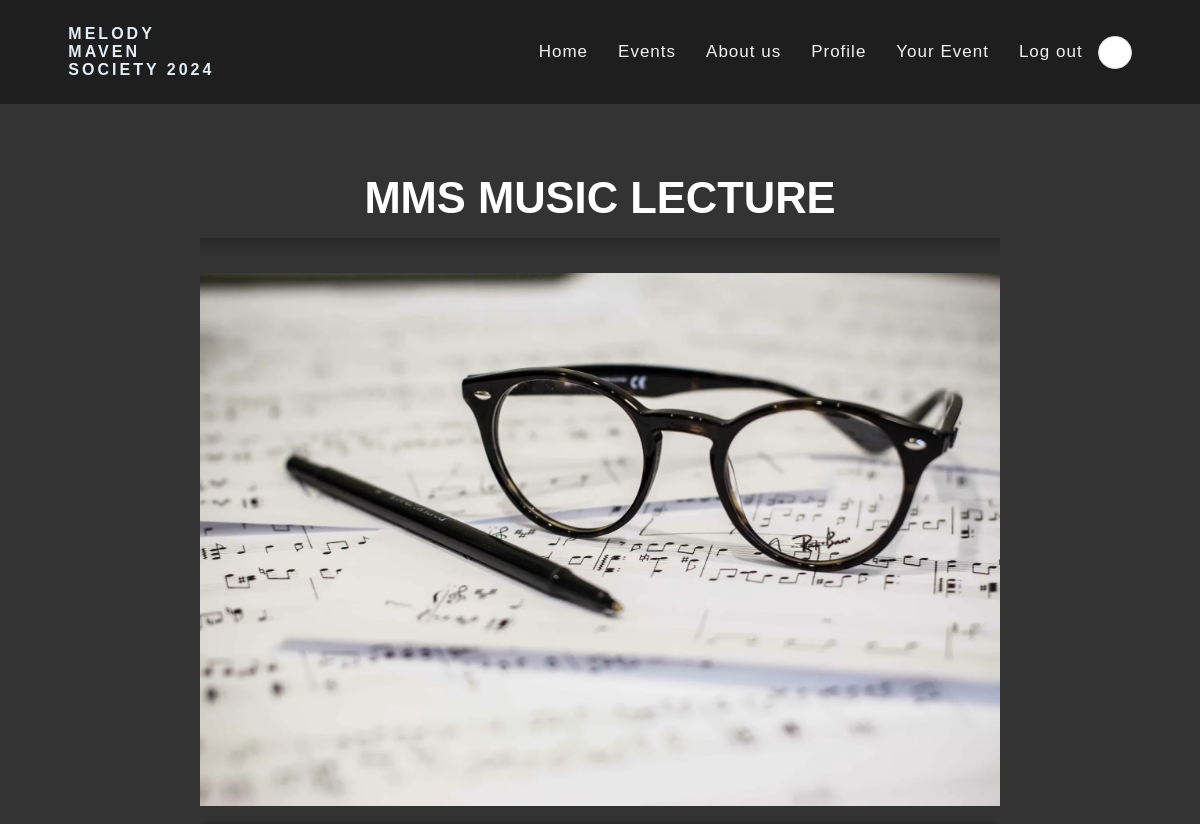
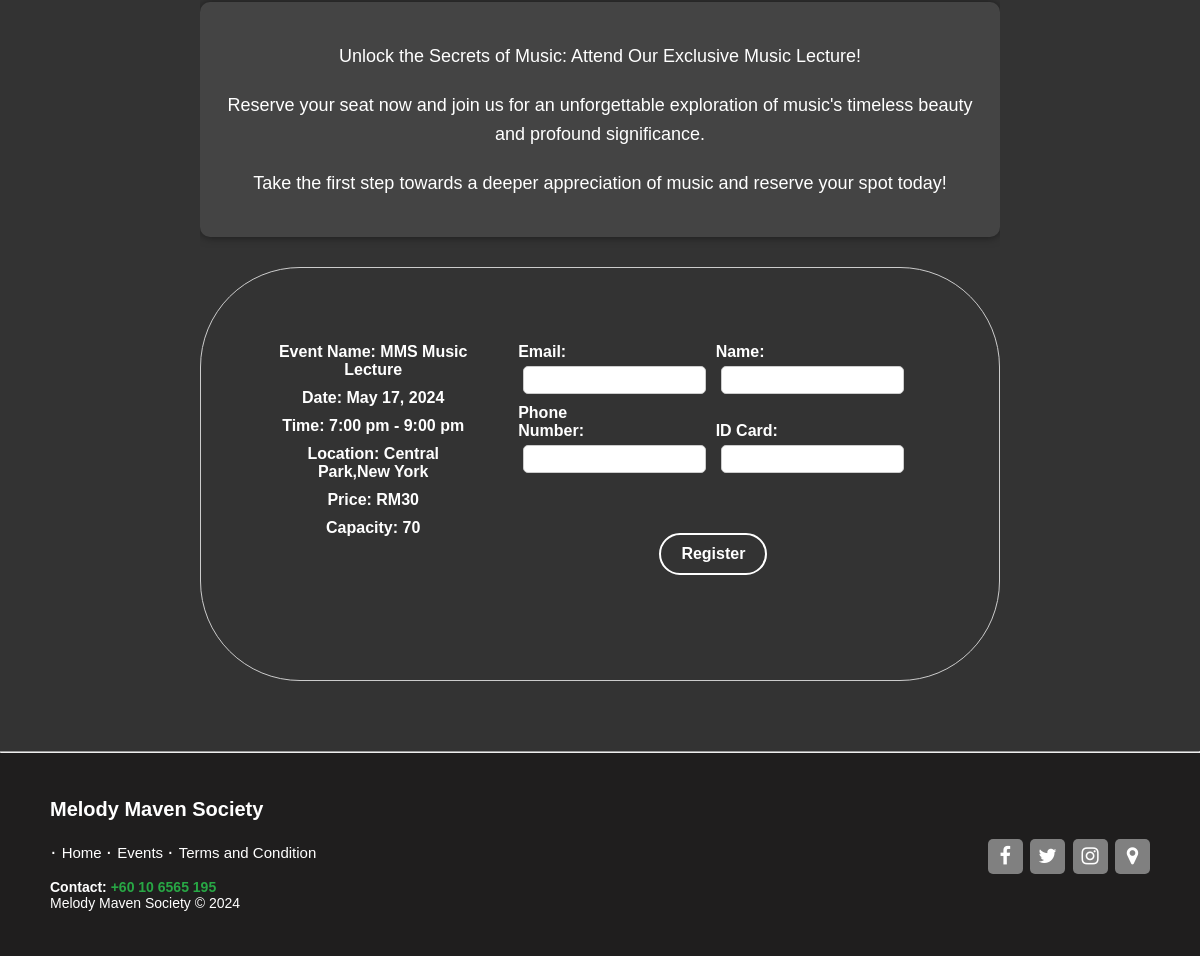
/php/musiclecture.php (signed in), run on the app's committed database (2 pictures, top to bottom).
### tables this page shows
CREATE TABLE `event` (
  `EventID` int(11) NOT NULL,
  `EventName` varchar(30) NOT NULL,
  `EventDate` date NOT NULL,
  `EventLocation` varchar(255) NOT NULL,
  `EventPrice` varchar(30) NOT NULL,
  `EventCapacity` int(255) NOT NULL,
  `EventTime` varchar(255) NOT NULL,
  `status` varchar(255) NOT NULL
);

### php/musiclecture.php (the view, shortened to what this page needs)
<?php
include 'headermember.php';
$con = new mysqli(DB_HOST, DB_USER, DB_PASS, DB_NAME);
$event_id = 4;
$sql_event = "SELECT * FROM event WHERE EventID = ?";
$stmt_event = $con->prepare($sql_event);
$stmt_event->bind_param("i", $event_id);
$stmt_event->execute();
$result_event = $stmt_event->get_result();
$event = $result_event->fetch_assoc();
?>
<!DOCTYPE html>
<html lang="en">
<head>
    <link rel="stylesheet" href="../css/eventregister1.css">
</head>
<body>
    <div class="container">
        <div class="eventh2">
            <h2><?php echo $event['EventName']; ?></h2>
        </div>
        <div class="gaminge1">
            <img src="../image/musiclecture.jpg" alt="<?php echo $event['EventName']; ?>">
        </div>
        <div class="event">
            <p>
                <ul>
                    <li>Unlock the Secrets of Music: Attend Our Exclusive Music Lecture!</li>
                    <li>Reserve your seat now and join us for an unforgettable exploration of music's timeless beauty and profound significance.</li>
                    <li>Take the first step towards a deeper appreciation of music and reserve your spot today!</li>
                </ul>
            </p>
        </div>
        <div class="event-details">
            <div class="details">
                <p><strong>Event Name:</strong> <?php echo $event['EventName']; ?></p>
                <p><strong>Date:</strong> <?php echo date('F j, Y', strtotime($event['EventDate'])); ?></p>
                <p><strong>Time:</strong> <?php echo $event['EventTime']; ?></p>
                <p><strong>Location:</strong> <?php echo $event['EventLocation']; ?></p>
                <p><strong>Price:</strong> <?php echo $event['EventPrice']; ?></p>
                <p><strong>Capacity:</strong> <?php echo $event['EventCapacity']; ?></p>
            </div>
            <div class="user-input">
                <form id="registrationForm" action="" method="post">
                    <div>
                        <label for="email">Email:</label>
                        <input type="email" id="email" name="email" required>
                    </div>
                    <div>
                        <label for="name">Name:</label>
                        <input type="text" id="name" name="name" required>
                    </div>
                    <div>
                        <label for="phone">Phone Number:</label>
                        <input type="tel" id="phone" name="phone" required>
                    </div>
                    <div>
                        <label for="id_card">ID Card:</label>
                        <input type="text" id="id_card" name="id_card" required>
                    </div>
                    <input type="submit" name="register" class="buy-1" value="Register">
                </form>
            </div>
        </div>
    </div>
    <hr>
    <?php require 'footer.php'; ?>
</body>
</html>

### css/headermember.css (style rules this page uses)
* { margin:0px; padding: 0px; box-sizing:border-box; }
body { margin: 0; font-family: Arial, Helvetica, sans-serif; }

### css/eventregister1.css (style rules this page uses)
body { background-color: #333333; color: white; font-family: Arial, sans-serif; }
img { display: block; width: 100%; height: auto; margin: 0 auto; }
.container { width: 80%; max-width: 800px; margin: 50px auto; overflow: hidden; text-align: center; }
.gaminge1 { text-align: center; margin-bottom: 20px; }
.eventh2 { text-align: center; color: white; font-size: 29px; margin-bottom: 30px; text-transform: uppercase; font-weight: bold; position: relative; padding: 20px; }
.eventh2::before { content: ''; position: absolute; top: -10px; left: 50%; width: 100px; height: 10px; background-color: #4CAF50; transform: translateX(-50%); border-radius: 20px; }
.eventh2::after { content: ''; position: absolute; bottom: -15px; left: 0; width: 100%; height: 20px; background: linear-gradient(to bottom, rgba(0,0,0,0.2), transparent); }
.event { margin-bottom: 30px; background-color: #444; padding: 20px; border-radius: 10px; box-shadow: 0 0 10px rgba(0, 0, 0, 0.5); }
.event p, .event li { text-align: center; color: white; font-size: 18px; line-height: 1.6; margin-top: 20px; }
.event ul { padding-left: 0; list-style: none; }
.event ul li { margin-bottom: 10px; }
.event ul li::before { display: inline-block; width: 1em; margin-left: -1em; }
.user-input { text-align: center; margin-bottom: 30px; }
.user-input div { margin-bottom: 10px; display: inline-block; }
.user-input label { display: inline-block; width: 100px; text-align: left; color: white; font-size: 16px; font-weight: bold; }
.user-input input[type="text"], .user-input input[type="email"], .user-input input[type="tel"] { width: 200px; padding: 5px; border-radius: 5px; border: 1px solid #ccc; font-size: 14px; }
.buy-1 { display: inline-block; padding: 10px 20px; border: 2px solid #FFF; border-radius: 25px; background-color: transparent; color: #FFF; text-decoration: none; font-size: 16px; font-weight: bold; cursor: pointer; transition: all 0.3s; margin-top: 50px; }
.event-details { display: flex; justify-content: space-between; margin-bottom: 20px; border: 1px solid #ccc; padding: 75px; border-radius: 100px; }
.details { flex: 0 0 30%; }
.details p { color: white; font-size: 16px; margin-bottom: 10px; font-weight: bold; }
.user-input { flex: 0 0 65%; }
.user-input label { display: block; color: white; font-size: 16px; margin-bottom: 5px; font-weight: bold; }
.user-input input[type="text"], .user-input input[type="email"], .user-input input[type="tel"] { width: calc(100% - 10px); padding: 5px; border-radius: 5px; border: 1px solid #ccc; font-size: 14px; }

### data on the page
event: EventName "MMS MUSIC LECTURE", EventName "MMS Music Lecture", EventDate "May 17, 2024", EventTime "7:00 pm - 9:00 pm", EventLocation "Central Park,New York", EventPrice "RM30", EventCapacity "70"
